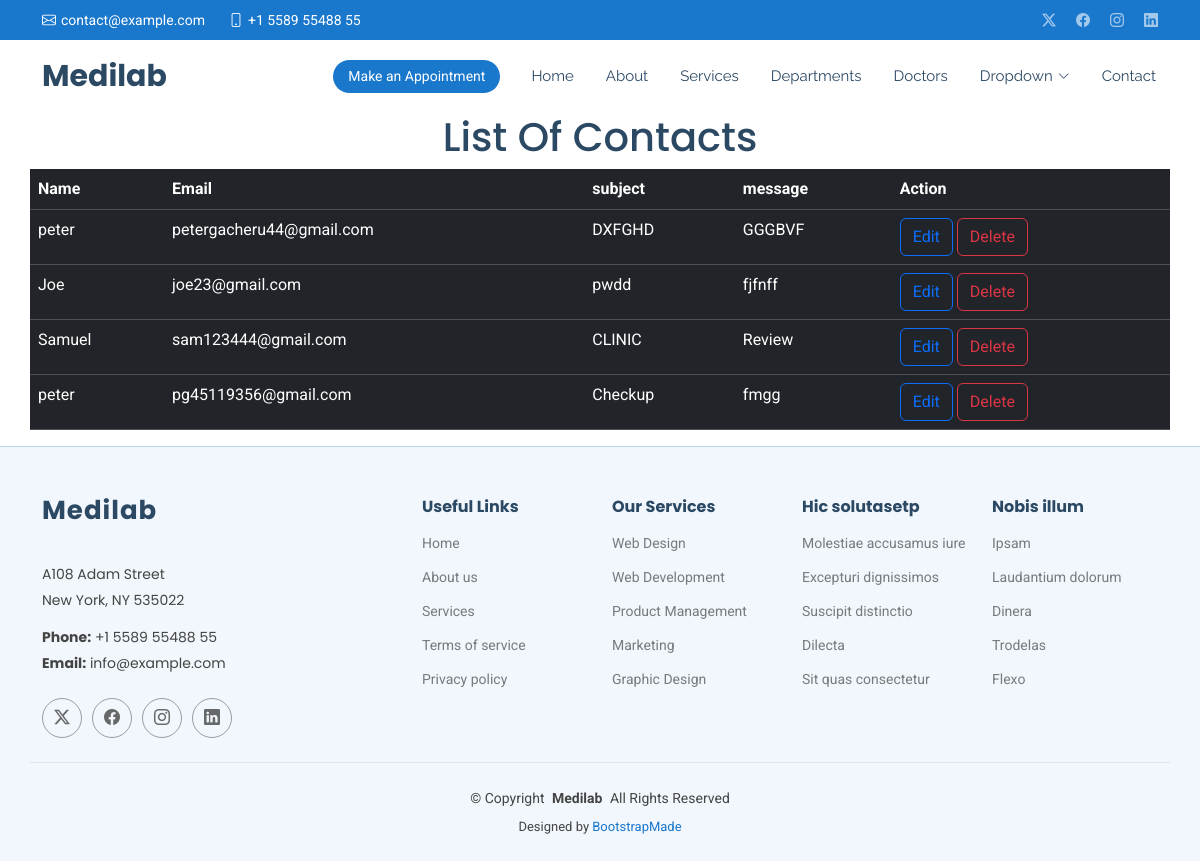
Page /showcontact/ on the committed database.
### myapp/models.py (models this page shows, shortened)
class Contact (models.Model):
    name =models.CharField(max_length=100)
    email = models.EmailField()
    subject =models.CharField(max_length=100)
    message = models.TextField()

### myapp/views.py (the view)
# urls.py: path('showcontact/', views.showcontact, name='showcontact'),
def showcontact(request):
     all = Contact.objects.all()
     return render(request,'showcontact.html',{'all':all})

### templates/showcontact.html
{% extends 'starter-page.html' %}
{% load static %}
{% block content %}
<h1 class="text-center">List Of Contacts</h1>
    <table class="table table-dark container">
     <tr>
         <th>Name</th>
         <th>Email</th>
         <th>subject</th>
         <th>message</th>
         <th>Action</th>
     </tr>
    {% for contact in all %}
    	<tr>
            <td>{{ contact.name }}</td>
            <td>{{ contact.email }}</td>
            <td>{{ contact.subject }}</td>
            <td>{{ contact.message }}</td>
            <td>
                <a href="" class=" btn btn-outline-primary">Edit</a>
                <a href="/delete/{{ contact.id }}" class=" btn btn-outline-danger">Delete</a>
            </td>
        </tr>
    {% endfor %}
    </table>
{% endblock %}

### static/assets/css/main.css (style rules this page uses)
:root { --default-font: "Roboto", system-ui, -apple-system, "Segoe UI", Roboto, "Helvetica Neue", Arial, "Noto Sans", "Liberation Sans", sans-serif, "Apple Color Emoji", "Segoe UI Emoji", "Segoe UI Symbol", "Noto Color Emoji"; --heading-font: "Poppins", sans-serif; --nav-font: "Raleway", sans-serif; }
:root { --background-color: #ffffff; --default-color: #444444; --heading-color: #2c4964; --accent-color: #1977cc; --surface-color: #ffffff; --contrast-color: #ffffff; }
:root { --nav-color: #2c4964; --nav-hover-color: #1977cc; --nav-mobile-background-color: #ffffff; --nav-dropdown-background-color: #ffffff; --nav-dropdown-color: #2c4964; --nav-dropdown-hover-color: #1977cc; }
:root { scroll-behavior: smooth; }
body { color: var(--default-color); background-color: var(--background-color); font-family: var(--default-font); }
a { color: var(--accent-color); text-decoration: none; transition: 0.3s; }
h1, h2, h3, h4, h5, h6 { color: var(--heading-color); font-family: var(--heading-font); }

### rows in the picture
Contact: name "peter", email "petergacheru44@gmail.com", subject "DXFGHD", message "GGGBVF"
Contact: name "Joe", email "joe23@gmail.com", subject "pwdd", message "fjfnff"
Contact: name "Samuel", email "sam123444@gmail.com", subject "CLINIC", message "Review"
Contact: name "peter", email "pg45119356@gmail.com", subject "Checkup", message "fmgg"
